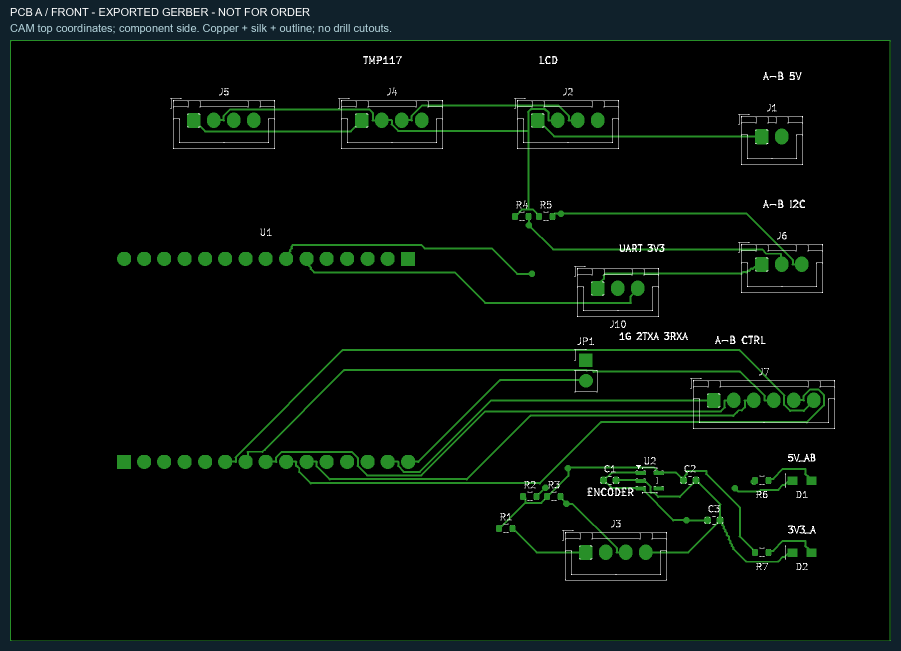
#> input picture hardware/manufacturing/review_A04_B05/gerber_review/A_front.png, 1802 x 1302 px (shown at 1/2 size); its folder holds 4 pictures in this run
$ python render_gerber_review.py
#> lines starting #> are read from the running program, lines starting #| are printed output that depends on the picture
"""Render the exported manufacturing layers with an independent Gerber parser.

Run with KiCad Python (Pillow) and uv. PyGerber 2.4.3 is isolated by uv;
no source board is uploaded. Bottom views are kept unmirrored to show the
shared CAM coordinate system, explicitly labelled on every image.
"""
import hashlib
import json
from pathlib import Path
import subprocess
from PIL import Image,ImageDraw,ImageFont

ROOT=Path(__file__).resolve().parents[1]
OUT=ROOT/'manufacturing/review_A04_B05'
UV=Path.home()/'.local/bin/uv.exe'


def render():
    folder=OUT/'gerber_review';folder.mkdir(exist_ok=True)
    result=dict(status='Rendered exports; visual review recorded separately',renderer='PyGerber2.4.3',dpmm=16,
                source_sha256={},output_sha256={},bottom_views_mirrored=False)
    font=ImageFont.truetype('C:/Windows/Fonts/arial.ttf',22)
    for code,name in [('A','pcb_a_display'),('B','pcb_b_temperature')]:
        gerbers=OUT/code/'gerbers_DRAFT_NOT_FOR_ORDER'
        for side,layer,silk in [('front','F_Cu.gtl','F_Silkscreen.gto'),('back','B_Cu.gbl','B_Silkscreen.gbo')]:
            sources=[gerbers/(name+'-'+suffix) for suffix in (layer,silk,'Edge_Cuts.gm1')]
            path=folder/(code+'_'+side+'.png')
            subprocess.run([str(UV),'tool','run','--from','pygerber==2.4.3','pygerber','render','project',
                            '-d','16','-o',str(path),*map(str,sources)],check=True,capture_output=True,text=True)
#> (this line was passed over: subprocess is not available in this run)
            with Image.open(path) as raw:
#> raw is the input picture: PIL image 1802x1302 RGB; mean R, G, B 5.8, 12.3, 8.4
                image=Image.new('RGB',(raw.width+40,raw.height+100),'#10212b')
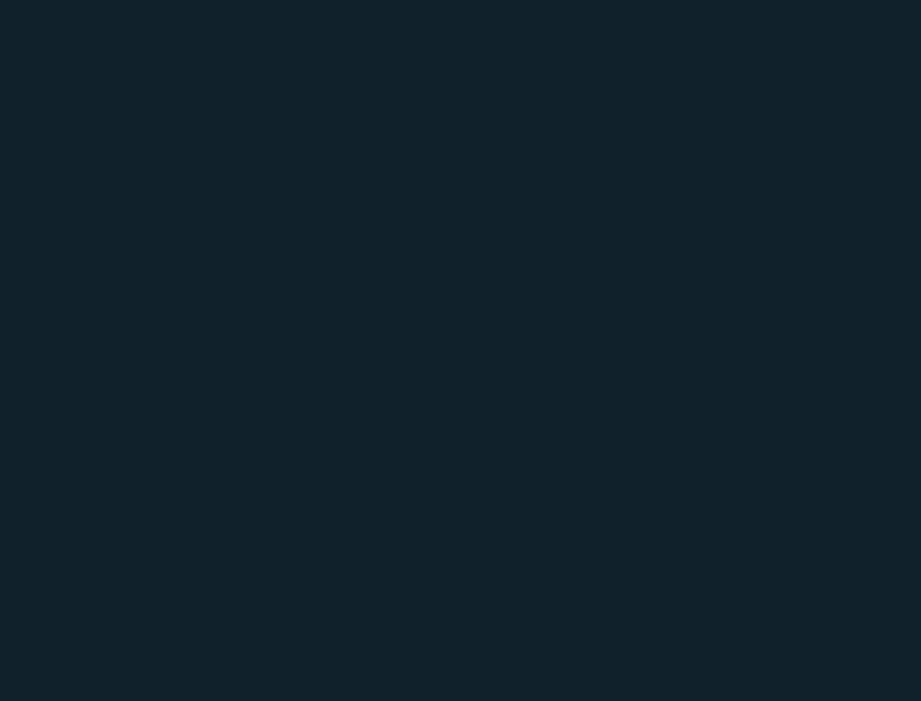
#> image: PIL image 1842x1402 RGB (shown at 1/2 size); mean R, G, B 16, 33, 43
                image.paste(raw.convert('RGB'),(20,80))
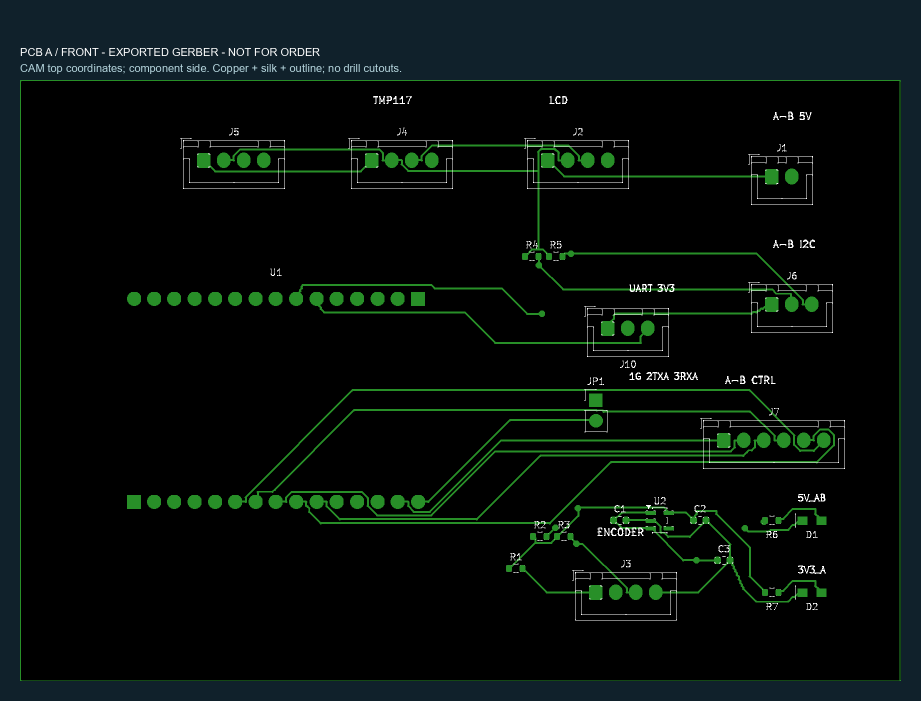
#> image: PIL image 1842x1402 RGB (shown at 1/2 size); mean R, G, B 6.7, 14.2, 11.6
            draw=ImageDraw.Draw(image)
            draw.text((20,12),f'PCB {code} / {side.upper()} - EXPORTED GERBER - NOT FOR ORDER',font=font,fill='white')
            draw.text((20,44),'CAM top coordinates; '+('bottom NOT mirrored.' if side=='back' else 'component side.')+' Copper + silk + outline; no drill cutouts.',font=font,fill='#b7d7df')
            image.save(path)
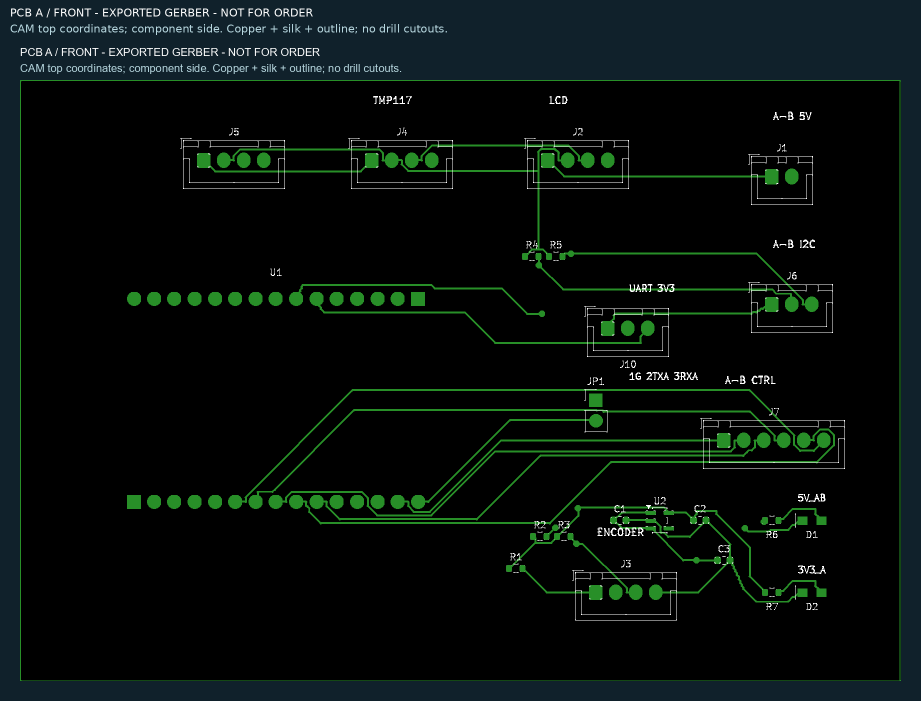
#> saved as A_front.png: PIL image 1842x1402 RGB (shown at 1/2 size); mean R, G, B 7.2, 14.7, 12.1
            for source in sources:result['source_sha256'][source.relative_to(ROOT).as_posix()]=hashlib.sha256(source.read_bytes()).hexdigest()
            result['output_sha256'][path.relative_to(ROOT).as_posix()]=hashlib.sha256(path.read_bytes()).hexdigest()
    result['source_sha256'][Path(__file__).relative_to(ROOT).as_posix()]=hashlib.sha256(Path(__file__).read_bytes()).hexdigest()
    (folder/'render_manifest.json').write_text(json.dumps(result,indent=2)+'\n',encoding='utf-8')
    print('Rendered four source-bound Gerber review images.')
    return result


#> (the run stopped early here; a loop or call above may not have finished)
